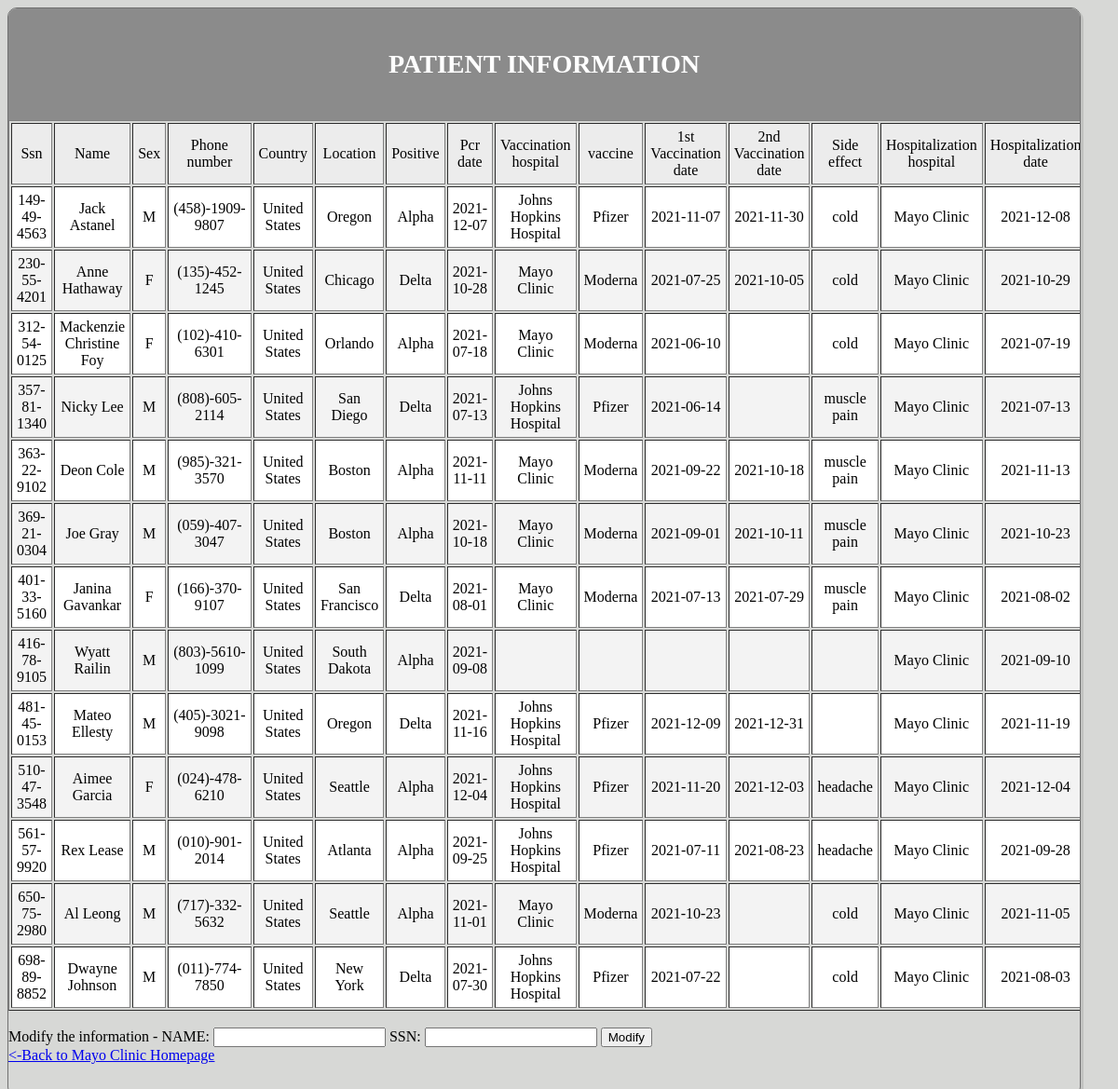
/mc_select.php, run on the app's committed database.
### tables this page shows
CREATE TABLE `people` (
  `ssn` varchar(16) NOT NULL,
  `name` varchar(30) NOT NULL,
  `sex` char(2) DEFAULT NULL,
  `phone_number` varchar(15) DEFAULT NULL,
  `country` varchar(15) NOT NULL,
  `location` varchar(20) DEFAULT NULL,
  `positive` varchar(10) DEFAULT NULL,
  `pcr_date` date DEFAULT NULL,
  `vaccination_hospital` varchar(30) DEFAULT NULL,
  `vaccine` varchar(20) DEFAULT NULL,
  `2st_vaccination_date` date DEFAULT NULL,
  `1st_vaccination_date` date DEFAULT NULL,
  `side_effect` varchar(20) DEFAULT NULL,
  `hospitalization_hospital` varchar(30) DEFAULT NULL,
  `hospitalization_date` date DEFAULT NULL,
  `discharge_date` date DEFAULT NULL,
  `deathday` datetime DEFAULT NULL,
  PRIMARY KEY (`ssn`),
  KEY `people_fk1` (`country`),
  KEY `people_fk3` (`hospitalization_hospital`),
  KEY `people_fk2` (`vaccination_hospital`),
  KEY `people_fk4` (`vaccine`),
  CONSTRAINT `people_fk1` FOREIGN KEY (`country`) REFERENCES `government` (`country`) ON DELETE CASCADE ON UPDATE CASCADE,
  CONSTRAINT `people_fk2` FOREIGN KEY (`vaccination_hospital`) REFERENCES `hospital` (`name`) ON DELETE CASCADE ON UPDATE CASCADE,
  CONSTRAINT `people_fk3` FOREIGN KEY (`hospitalization_hospital`) REFERENCES `hospital` (`name`) ON DELETE CASCADE ON UPDATE CASCADE,
  CONSTRAINT `people_fk4` FOREIGN KEY (`vaccine`) REFERENCES `pharmacist` (`name`) ON DELETE CASCADE ON UPDATE CASCADE
);

### htdocs/mc_select.php (the view, shortened to what this page needs)
<html lang="kr">
	<head>
</head>
<body>
<div class="table-users">
   <div class="header"><h3>Patient information</h3></div>
<?php
	$con=mysqli_connect("localhost", "root", "1234", "covid-19") or die("covid-19 Failed to connect !!");
	$sql ="SELECT * FROM people WHERE hospitalization_hospital = 'Mayo Clinic'";
	$ret = mysqli_query($con, $sql);
	function date_default($date){
        return $date;
    }
	echo "<TABLE border=1>";
	echo "<TR>";
	echo "<TH>Ssn</TH><TH>Name</TH><TH>Sex</TH><TH>Phone number</TH><TH>Country</TH><TH>Location</TH><TH>Positive</TH><TH>Pcr date</TH>";
	echo "<TH>Vaccination hospital</TH><TH>vaccine</TH><TH>1st Vaccination date</TH><TH>2nd Vaccination date</TH><TH>Side effect</TH><TH>Hospitalization hospital</TH><TH>Hospitalization date</TH><TH>Discharge date</TH><TH>Deathday</TH>";
	echo "</TR>";
	while($row = mysqli_fetch_array($ret)) {
		$pcr_date = date_default($row['pcr_date']);
		$fst_vaccination_date = date_default($row['1st_vaccination_date']);
    	$scd_vaccination_date = date_default($row['2st_vaccination_date']);
    	$hospitalization_date = date_default($row['hospitalization_date']);
      echo "<TR>";
      echo "<TD>", $row['ssn'], "</TD>";
      echo "<TD>", $row['name'], "</TD>";
      echo "<TD>", $row['sex'], "</TD>";
      echo "<TD>", $row['phone_number'], "</TD>";
      echo "<TD>", $row['country'], "</TD>";
      echo "<TD>", $row['location'], "</TD>";
      echo "<TD>", $row['positive'], "</TD>";
      echo "<TD>", $pcr_date, "</TD>";
      echo "<TD>", $row['vaccination_hospital'], "</TD>";
      echo "<TD>", $row['vaccine'], "</TD>";
      echo "<TD>", $fst_vaccination_date, "</TD>";
      echo "<TD>", $scd_vaccination_date, "</TD>";
      echo "<TD>", $row['side_effect'], "</TD>";
      echo "<TD>", $row['hospitalization_hospital'], "</TD>";
      echo "<TD>", $hospitalization_date, "</TD>";
      echo "</TR>";
	}
	echo "</TABLE>"."<br>";
?>
<HTML>
	<HEAD>
	</HEAD>
	<BODY>
		<FORM METHOD="post" ACTION="mc_update.php">
        Modify the information - NAME: <INPUT TYPE = "text" NAME="name" VALUE>  SSN: <INPUT TYPE = "text" NAME="ssn" VALUE>
			<INPUT TYPE="submit" VALUE="Modify">
			<br> <a href='mc.php'> <-Back to Mayo Clinic Homepage</a><br><br>
		</FORM>
	</BODY>
</HTML>

### htdocs/mc_select.php (style rules this page uses)
body { background-color: #d7d8d6; }
body * { box-sizing: border-box; }
.header { background-color: #8b8b8b; color: white; font-size: 1.5em; padding: 1rem; text-align: center; text-transform: uppercase; }
.table-users { border: 1px solid #707070; border-radius: 10px; box-shadow: 3px 3px 0 rgba(0, 0, 0, 0.1); max-width: calc(100% - 2em); margin: 0; overflow: hidden; width: 1900px; }
table { width: 100%; }
table td, table th { color: #000000; padding: 5px; }
table td { text-align: center; vertical-align: middle; }
table th { background-color: #ececec; font-weight: 200; }
table tr:nth-child(2n) { background-color: white; }
table tr:nth-child(2n+1) { background-color: #f3f3f3; }

### data on the page
people: ssn "149-49-4563", name "Jack Astanel", sex "M", phone_number "(458)-1909-9807", country "United States", location "Oregon", positive "Alpha", pcr_date "2021-12-07", vaccination_hospital "Johns Hopkins Hospital", vaccine "Pfizer", 1st_vaccination_date "2021-11-07", 2st_vaccination_date "2021-11-30", side_effect "cold", hospitalization_hospital "Mayo Clinic", hospitalization_date "2021-12-08"
people: ssn "230-55-4201", name "Anne Hathaway", sex "F", phone_number "(135)-452-1245", country "United States", location "Chicago", positive "Delta", pcr_date "2021-10-28", vaccination_hospital "Mayo Clinic", vaccine "Moderna", 1st_vaccination_date "2021-07-25", 2st_vaccination_date "2021-10-05", side_effect "cold", hospitalization_hospital "Mayo Clinic", hospitalization_date "2021-10-29"
people: ssn "312-54-0125", name "Mackenzie Christine Foy", sex "F", phone_number "(102)-410-6301", country "United States", location "Orlando", positive "Alpha", pcr_date "2021-07-18", vaccination_hospital "Mayo Clinic", vaccine "Moderna", 1st_vaccination_date "2021-06-10", side_effect "cold", hospitalization_hospital "Mayo Clinic", hospitalization_date "2021-07-19"
people: ssn "357-81-1340", name "Nicky Lee", sex "M", phone_number "(808)-605-2114", country "United States", location "San Diego", positive "Delta", pcr_date "2021-07-13", vaccination_hospital "Johns Hopkins Hospital", vaccine "Pfizer", 1st_vaccination_date "2021-06-14", side_effect "muscle pain", hospitalization_hospital "Mayo Clinic", hospitalization_date "2021-07-13"
people: ssn "363-22-9102", name "Deon Cole", sex "M", phone_number "(985)-321-3570", country "United States", location "Boston", positive "Alpha", pcr_date "2021-11-11", vaccination_hospital "Mayo Clinic", vaccine "Moderna", 1st_vaccination_date "2021-09-22", 2st_vaccination_date "2021-10-18", side_effect "muscle pain", hospitalization_hospital "Mayo Clinic", hospitalization_date "2021-11-13"
people: ssn "369-21-0304", name "Joe Gray", sex "M", phone_number "(059)-407-3047", country "United States", location "Boston", positive "Alpha", pcr_date "2021-10-18", vaccination_hospital "Mayo Clinic", vaccine "Moderna", 1st_vaccination_date "2021-09-01", 2st_vaccination_date "2021-10-11", side_effect "muscle pain", hospitalization_hospital "Mayo Clinic", hospitalization_date "2021-10-23"
people: ssn "401-33-5160", name "Janina Gavankar", sex "F", phone_number "(166)-370-9107", country "United States", location "San Francisco", positive "Delta", pcr_date "2021-08-01", vaccination_hospital "Mayo Clinic", vaccine "Moderna", 1st_vaccination_date "2021-07-13", 2st_vaccination_date "2021-07-29", side_effect "muscle pain", hospitalization_hospital "Mayo Clinic", hospitalization_date "2021-08-02"
people: ssn "416-78-9105", name "Wyatt Railin", sex "M", phone_number "(803)-5610-1099", country "United States", location "South Dakota", positive "Alpha", pcr_date "2021-09-08", hospitalization_hospital "Mayo Clinic", hospitalization_date "2021-09-10"
people: ssn "481-45-0153", name "Mateo Ellesty", sex "M", phone_number "(405)-3021-9098", country "United States", location "Oregon", positive "Delta", pcr_date "2021-11-16", vaccination_hospital "Johns Hopkins Hospital", vaccine "Pfizer", 1st_vaccination_date "2021-12-09", 2st_vaccination_date "2021-12-31", hospitalization_hospital "Mayo Clinic", hospitalization_date "2021-11-19"
people: ssn "510-47-3548", name "Aimee Garcia", sex "F", phone_number "(024)-478-6210", country "United States", location "Seattle", positive "Alpha", pcr_date "2021-12-04", vaccination_hospital "Johns Hopkins Hospital", vaccine "Pfizer", 1st_vaccination_date "2021-11-20", 2st_vaccination_date "2021-12-03", side_effect "headache", hospitalization_hospital "Mayo Clinic", hospitalization_date "2021-12-04"
people: ssn "561-57-9920", name "Rex Lease", sex "M", phone_number "(010)-901-2014", country "United States", location "Atlanta", positive "Alpha", pcr_date "2021-09-25", vaccination_hospital "Johns Hopkins Hospital", vaccine "Pfizer", 1st_vaccination_date "2021-07-11", 2st_vaccination_date "2021-08-23", side_effect "headache", hospitalization_hospital "Mayo Clinic", hospitalization_date "2021-09-28"
people: ssn "650-75-2980", name "Al Leong", sex "M", phone_number "(717)-332-5632", country "United States", location "Seattle", positive "Alpha", pcr_date "2021-11-01", vaccination_hospital "Mayo Clinic", vaccine "Moderna", 1st_vaccination_date "2021-10-23", side_effect "cold", hospitalization_hospital "Mayo Clinic", hospitalization_date "2021-11-05"
people: ssn "698-89-8852", name "Dwayne Johnson", sex "M", phone_number "(011)-774-7850", country "United States", location "New York", positive "Delta", pcr_date "2021-07-30", vaccination_hospital "Johns Hopkins Hospital", vaccine "Pfizer", 1st_vaccination_date "2021-07-22", side_effect "cold", hospitalization_hospital "Mayo Clinic", hospitalization_date "2021-08-03"
